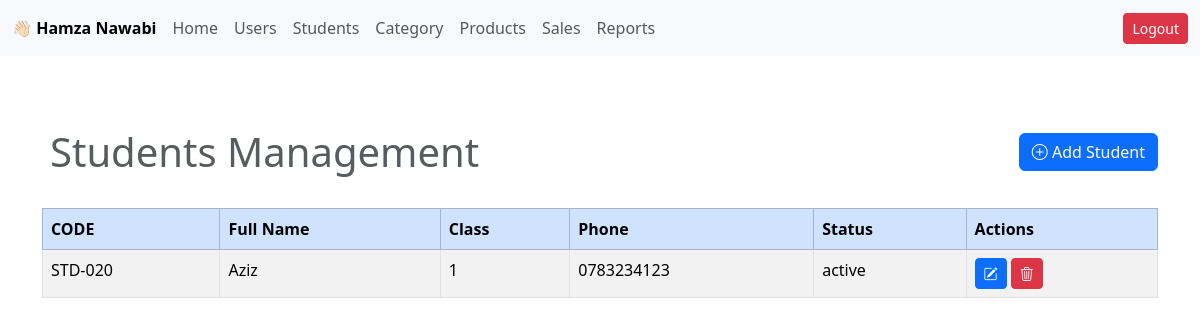
The app's page /dashboard/students.php (signed in) with its own data.
### tables this page shows
CREATE TABLE `students` (
  `student_id` int(11) NOT NULL,
  `student_code` varchar(50) DEFAULT NULL,
  `full_name` varchar(100) DEFAULT NULL,
  `class` varchar(50) DEFAULT NULL,
  `phone` varchar(15) DEFAULT NULL,
  `status` enum('active','inactive') DEFAULT NULL,
  `create_at` timestamp NOT NULL DEFAULT current_timestamp(),
  `updated_at` timestamp NOT NULL DEFAULT current_timestamp() ON UPDATE current_timestamp()
);

### dashboard/students.php (the view, shortened to what this page needs)
<?php include("./components/Head.php") ?>
<div class="custom-container">
    <?php include("./components/Navbar.php") ?>
</div>
<?php
    include "./components/connection.php";
    $queryAllStudeents = "SELECT student_id, student_code, full_name, class, phone, status FROM students WHERE status='active'  ORDER BY student_id ASC";
    $result = mysqli_query($conn, $queryAllStudeents);
?>
<div class="container mt-5">
    <h1 class="d-flex justify-content-between align-items-center">
        <span class="text-muted p-2">Students Management</span>
        <button class="btn btn-primary" data-bs-toggle="modal" data-bs-target="#addStudentModal">
            <i class="bi bi-plus-circle"></i> Add Student
        </button>
    </h1>
    <div class="table-responsive mt-4">
        <table class="table table-striped table-bordered">
            <thead class="table-primary">
                <tr>
                    <th>CODE</th>
                    <th>Full Name</th>
                    <th>Class</th>
                    <th>Phone</th>
                    <th>Status</th>
                    <th>Actions</th>
                </tr>
            </thead>
            <tbody>
                <?php if (mysqli_num_rows($result) > 0): ?>
                    <?php while ($row = mysqli_fetch_assoc($result)): ?>
                        <tr>
                            <td><?= htmlspecialchars($row['student_code']); ?></td>
                            <td><?= htmlspecialchars($row['full_name']); ?></td>
                            <td><?= htmlspecialchars($row['class']); ?></td>
                            <td><?= htmlspecialchars($row['phone']); ?></td>
                            <td><?= htmlspecialchars($row['status']); ?></td>
                            <td>
                                <button class="btn btn-primary btn-sm" data-bs-toggle="modal" data-bs-target="#editModal<?= $row['student_id']; ?>">
                                    <i class="bi bi-pencil-square"></i>
                                </button>
                                <a href="./students_functions.php?delete_id=<?= $row['student_id']; ?>" class="btn btn-danger btn-sm" onclick="return confirm('Are you sure you want to deactivate this student?')">
                                    <i class="bi bi-trash3"></i>
                                </a>
                            </td>
                        </tr>
                    <?php endwhile; ?>
                <?php else: ?>
                    <tr>
                        <td colspan="7" class="text-center">No students found</td>
                    </tr>
                <?php endif; ?>
            </tbody>
        </table>
    </div>
</div>
<?php include("./components/Foot.php") ?>

### assets/css/dashboard.css (style rules this page uses)
.custom-container { max-width: 1600px; margin:0 auto; }

### records on screen
students: student_code "STD-020", full_name "Aziz", class "1", phone "0783234123", status "active"

### other values on screen
$_SESSION['username'] "Hamza Nawabi"
